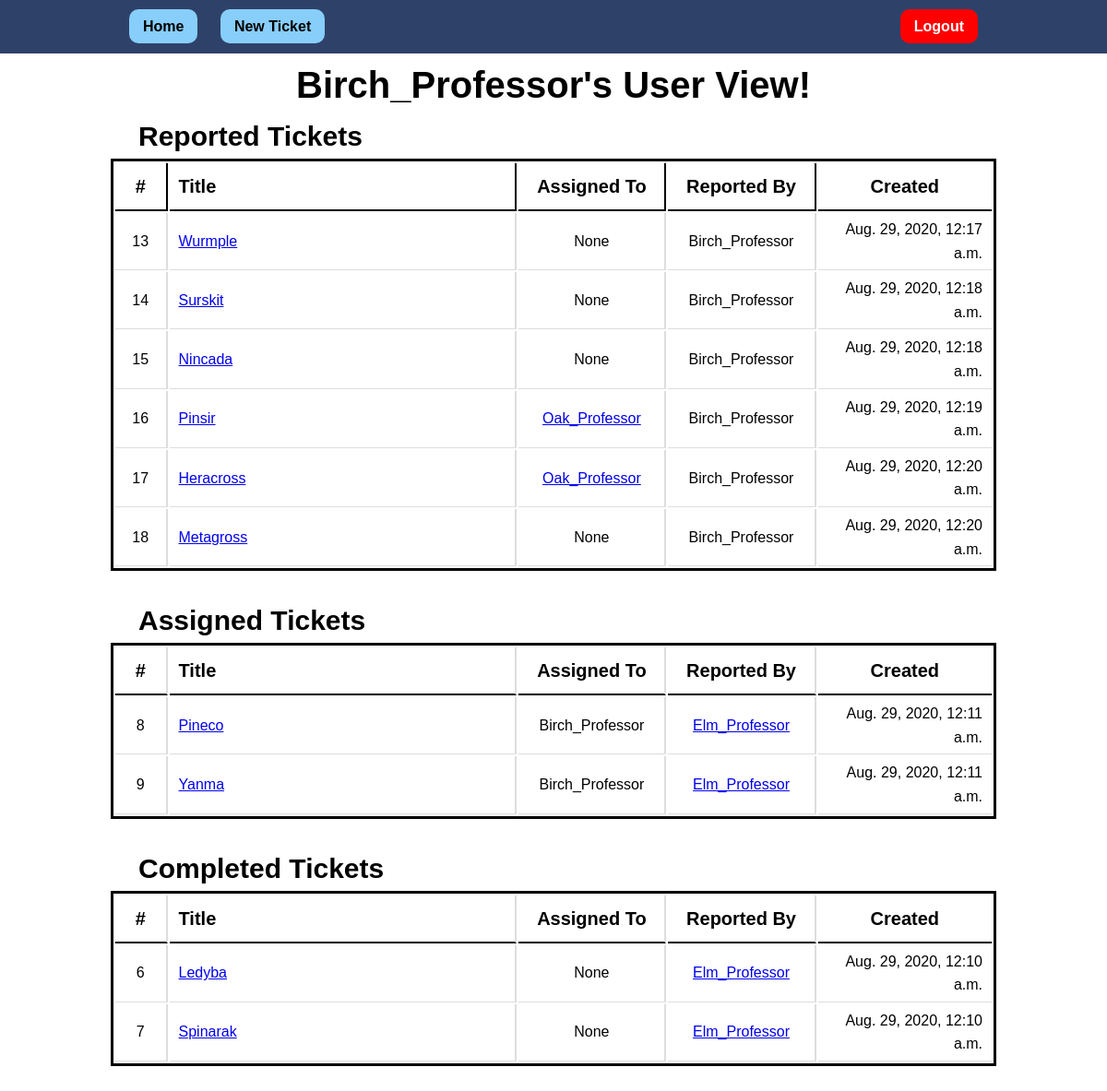
Screenshot of /userdetail/4/ (signed in) with the database file from the repository.
### bugtracker_app/models.py (models this page shows)
class MyUser(AbstractUser):
    bio = models.TextField(blank=True, null=True)
    def __str__(self):
        return self.username

class Ticket(models.Model):
    title = models.CharField(max_length=300)
    date = models.DateTimeField(default=timezone.now)
    description = models.TextField(default="")
    filed_by = models.ForeignKey(
        MyUser, on_delete=models.CASCADE, related_name="filed_by"
    )
    assigned_to = models.ForeignKey(
        MyUser,
        on_delete=models.CASCADE,
        related_name="assigned_to",
        blank=True,
        null=True,
        default=None,
    )
    completed_by = models.ForeignKey(
        MyUser,
        on_delete=models.CASCADE,
        related_name="completed_by",
        blank=True,
        null=True,
        default=None,
    )
    NEW = "New"
    IN_PROGRESS = "In Progress"
    DONE = "Done"
    INVALID = "Invalid"
    STATUS_CHOICES = [
        (NEW, "New"),
        (IN_PROGRESS, "In Progress"),
        (DONE, "Done"),
        (INVALID, "Invalid"),
    ]
    status = models.CharField(
        max_length=11,
        choices=STATUS_CHOICES,
        default=NEW,
    )

### bugtracker_app/views.py (the view)
# urls.py: path('userdetail/<int:user_id>/', views.user_detail_view),
@login_required
def user_detail_view(request, user_id):
    current_user = models.MyUser.objects.filter(id=user_id).first()
    user_tickets = models.Ticket.objects.filter(filed_by=current_user)
    user_assigned = models.Ticket.objects.filter(assigned_to=current_user)
    user_completed = models.Ticket.objects.filter(completed_by=current_user)
    return render(
        request,
        "user_detail.html",
        {
            "headline": "User View!",
            "current_user": current_user,
            "user_tickets": user_tickets,
            "user_assigned": user_assigned,
            "user_completed": user_completed,
        },
    )

### templates/user_detail.html (shortened to what this page needs)
<!DOCTYPE html>
<html lang="en">
    <head>
        {% load static %}
        <link rel="stylesheet" href="{% static 'user_detail.css' %}" />
    </head>
    <body>
        <nav id="nav">
            <div class="container">
                <ul>
                    <a href="/">
                        <li id="blue"><strong>Home</strong></li>
                    </a>
                    <a href="/addticket/">
                        <li id="blue"><strong>New Ticket</strong></li>
                    </a>
                    <a id="right" href="/logout/">
                        <li id="red"><strong>Logout</strong></li>
                    </a>
                </ul>
            </div>
        </nav>
        <h1 class="container">{{ current_user }}'s {{ headline }}</h1>
        <div class="container">
            <table>
                <h2>Reported Tickets</h2>
                <tr>
                    <th id="numH">#</th>
                    <th id="titleH">Title</th>
                    <th id="assignedH">Assigned To</th>
                    <th id="reportedH">Reported By</th>
                    <th id="createdH">Created</th>
                </tr>
                {% for uno in user_tickets %}
                <tr>
                    <td id="num">{{uno.id}}</td>
                    <td id="title">
                        <a href="/ticketdetail/{{ uno.id }}/">{{uno.title}}</a>
                    </td>
                    <td id="assigned">
                        {% if uno.assigned_to %}
                        <a href="/userdetail/{{ uno.filed_by.id }}/">
                            {{uno.assigned_to}}
                        </a>
                        {% else %} {{uno.assigned_to}} {% endif %}
                    </td>
                    <td id="reported">{{uno.filed_by}}</td>
                    <td id="created">{{uno.date}}</td>
                </tr>
                {% endfor %}
            </table>
        </div>
        <div class="container">
            <table>
                <h2>Assigned Tickets</h2>
                <tr>
                    <th id="num">#</th>
                    <th id="title">Title</th>
                    <th id="assigned">Assigned To</th>
                    <th id="reported">Reported By</th>
                    <th id="createdH">Created</th>
                </tr>
                {% for uno in user_assigned %}
                <tr>
                    <td id="num">{{uno.id}}</td>
                    <td id="title">
                        <a href="/ticketdetail/{{ uno.id }}/">{{uno.title}}</a>
                    </td>
                    <td id="reported">{{uno.assigned_to}}</td>
                    <td id="assigned">
                        <a href="/userdetail/{{ uno.filed_by.id }}/">
                            {{uno.filed_by}}
                        </a>
                    </td>
                    <td id="created">{{uno.date}}</td>
                </tr>
                {% endfor %}
            </table>
        </div>
        <div class="container">
            <table>
                <h2>Completed Tickets</h2>
                <tr>
                    <th id="num">#</th>
                    <th id="title">Title</th>
                    <th id="assigned">Assigned To</th>
                    <th id="reported">Reported By</th>
                    <th id="createdH">Created</th>
                </tr>
                {% for uno in user_completed %}
                <tr>
                    <td id="num">{{uno.id}}</td>
                    <td id="title">
                        <a href="/ticketdetail/{{ uno.id }}/">{{uno.title}}</a>
                    </td>
                    <td id="assigned">
                        {% if uno.assigned_to %} {{uno.assigned_to}} {% else %}
                        {{uno.assigned_to}} {% endif %}
                    </td>
                    <td id="reported">
                        <a href="/userdetail/{{ uno.filed_by.id }}/">
                            {{uno.filed_by}}
                        </a>
                    </td>
                    <td id="created">{{uno.date}}</td>
                </tr>
                {% endfor %}
            </table>
        </div>
    </body>
</html>

### static/user_detail.css (style rules this page uses)
body { font-family: Arial, Helvetica, sans-serif; font-size: 16px; margin: 0; line-height: 1.6; }
.container { width: 80%; margin: auto; overflow: hidden; }
#nav { display: flex; background: #2e4169; color: #fff; position: fixed; top: 0; width: 100%; }
#nav ul { padding: 0; list-style: none; }
#nav li { display: inline; padding: 10px 15px; }
#nav #blue { color: black; background: lightskyblue; margin-left: 20px; border-radius: 10px; }
#nav #red { color: white; background: red; margin-right: 20px; border-radius: 10px; }
#nav #right { float: right; }
#nav a { color: #fff; text-decoration: none; }
h1 { padding-top: 60px; font-size: 40px; text-align: center; }
h2 { font-size: 30px; text-align: left; padding-left: 30px; margin: 0; }
table { width: 100%; border: 3px solid black; width: 100%; margin-bottom: 30px; }
th { height: 40px; padding: 5px 10px; text-align: left; border-bottom: 2px solid #000; word-wrap: break-word; font-size: 20px; }
td { padding: 5px 10px; text-align: left; border-bottom: 1px solid #ddd; word-wrap: break-word; }
#numH { border-right: 2px solid #000; text-align: center; width: 6%; }
#num { border-right: 2px solid #ddd; text-align: center; width: 6%; }
#titleH { border-right: 2px solid #000; width: 40%; }
#title { border-right: 2px solid #ddd; width: 40%; }
#assignedH { border-right: 2px solid #000; text-align: center; width: 17%; }
#assigned { border-right: 2px solid #ddd; text-align: center; width: 17%; }
#reportedH { border-right: 2px solid #000; text-align: center; width: 17%; }
#reported { border-right: 2px solid #ddd; text-align: center; width: 17%; }
#createdH { text-align: center; width: 20%; }
#created { text-align: right; width: 20%; }

### rows the page displays
MyUser: username "Birch_Professor"
Ticket: id "13", title "Wurmple", assigned_to "None", filed_by "Birch_Professor", date "Aug. 29, 2020, 12:17 a.m."
Ticket: id "14", title "Surskit", assigned_to "None", filed_by "Birch_Professor", date "Aug. 29, 2020, 12:18 a.m."
Ticket: id "15", title "Nincada", assigned_to "None", filed_by "Birch_Professor", date "Aug. 29, 2020, 12:18 a.m."
Ticket: id "16", title "Pinsir", assigned_to "Oak_Professor", filed_by "Birch_Professor", date "Aug. 29, 2020, 12:19 a.m."
Ticket: id "17", title "Heracross", assigned_to "Oak_Professor", filed_by "Birch_Professor", date "Aug. 29, 2020, 12:20 a.m."
Ticket: id "18", title "Metagross", assigned_to "None", filed_by "Birch_Professor", date "Aug. 29, 2020, 12:20 a.m."
Ticket: id "8", title "Pineco", assigned_to "Birch_Professor", filed_by "Elm_Professor", date "Aug. 29, 2020, 12:11 a.m."
Ticket: id "9", title "Yanma", assigned_to "Birch_Professor", filed_by "Elm_Professor", date "Aug. 29, 2020, 12:11 a.m."
Ticket: id "6", title "Ledyba", assigned_to "None", filed_by "Elm_Professor", date "Aug. 29, 2020, 12:10 a.m."
Ticket: id "7", title "Spinarak", assigned_to "None", filed_by "Elm_Professor", date "Aug. 29, 2020, 12:10 a.m."

### other values shown
{{ headline }} "User View!"
